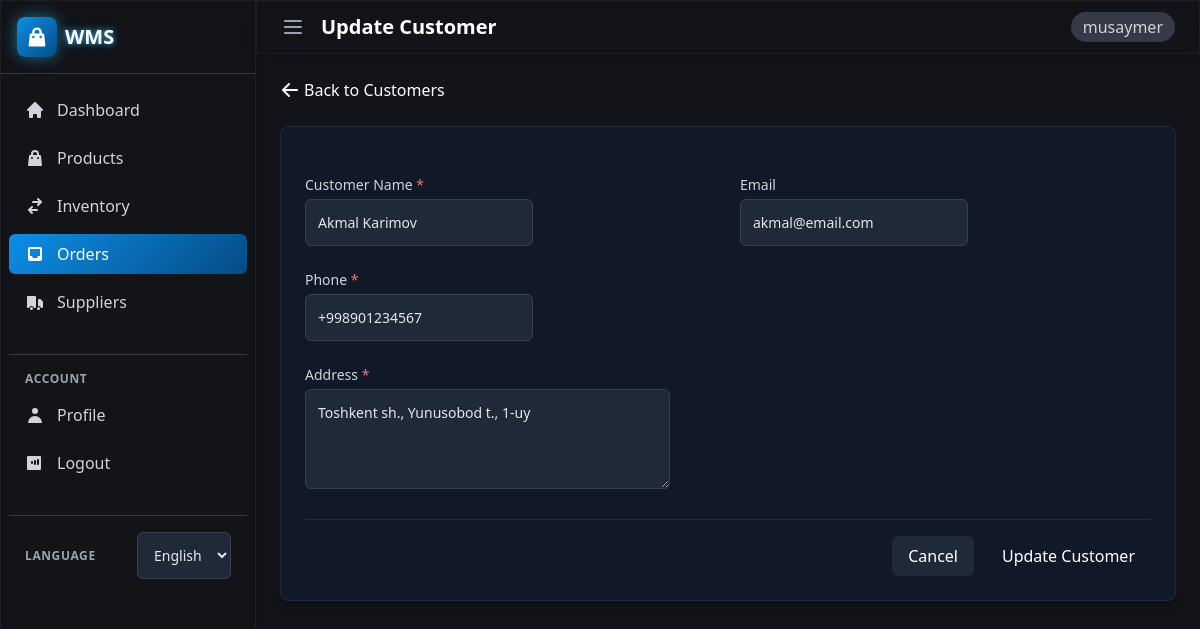
Screenshot of /orders/customers/1/update/ (signed in) with the database file from the repository.
### orders/models.py (models this page shows, shortened)
class Customer(models.Model):
    name = models.CharField(_("Customer Name"), max_length=200)
    email = models.EmailField(_("Email"), blank=True, null=True)
    phone = models.CharField(_("Phone"), max_length=20)
    address = models.TextField(_("Address"))
    created_at = models.DateTimeField(_("Created At"), auto_now_add=True)
    updated_at = models.DateTimeField(_("Updated At"), auto_now=True)
    class Meta:
        verbose_name = _("Customer")
        verbose_name_plural = _("Customers")

### orders/views.py (the view)
# urls.py: path('customers/<int:pk>/update/', views.customer_update, name='customer_update'),
@login_required
def customer_update(request, pk):
    customer = get_object_or_404(Customer, pk=pk)
    if request.method == 'POST':
        form = CustomerForm(request.POST, instance=customer)
        if form.is_valid():
            form.save()
            messages.success(request, _('Customer updated successfully.'))
            return redirect('customer_list')
    else:
        form = CustomerForm(instance=customer)
    context = {
        'form': form,
        'customer': customer,
        'title': _('Update Customer'),
    }
    return render(request, 'orders/customer_form.html', context)

### orders/forms.py
class CustomerForm(forms.ModelForm):
    class Meta:
        model = Customer
        fields = ['name', 'email', 'phone', 'address']
        widgets = {
            'name': forms.TextInput(attrs={'class': 'form-input'}),
            'email': forms.EmailInput(attrs={'class': 'form-input'}),
            'phone': forms.TextInput(attrs={'class': 'form-input'}),
            'address': forms.Textarea(attrs={'class': 'form-textarea', 'rows': 3}),
        }

### templates/orders/customer_form.html (shortened to what this page needs)
{% extends 'base.html' %}
{% load i18n %}
{% block header_title %}{{ title }}{% endblock %}
{% block content %}
<div class="mb-6 flex items-center">
    <a href="{% url 'customer_list' %}" class="text-primary-400 hover:text-primary-300 flex items-center">
        <svg xmlns="http://www.w3.org/2000/svg" class="h-5 w-5 mr-1" viewBox="0 0 20 20" fill="currentColor">
            <path fill-rule="evenodd" d="M9.707 16.707a1 1 0 01-1.414 0l-6-6a1 1 0 010-1.414l6-6a1 1 0 011.414 1.414L5.414 9H17a1 1 0 110 2H5.414l4.293 4.293a1 1 0 010 1.414z" clip-rule="evenodd" />
        </svg>
        {% trans "Back to Customers" %}
    </a>
</div>
<div class="bg-gray-900 rounded-lg shadow-lg p-6 border border-gray-800 animate-fade-in">
    <form method="post" class="space-y-6">
        <div class="grid grid-cols-1 md:grid-cols-2 gap-6">
            <div>
                <label for="{{ form.name.id_for_label }}" class="block text-sm font-medium text-gray-300 mb-1">
                    {% trans "Customer Name" %} <span class="text-red-400">*</span>
                </label>
                {{ form.name }}
            </div>
            <div>
                <label for="{{ form.email.id_for_label }}" class="block text-sm font-medium text-gray-300 mb-1">
                    {% trans "Email" %}
                </label>
                {{ form.email }}
            </div>
            <div>
                <label for="{{ form.phone.id_for_label }}" class="block text-sm font-medium text-gray-300 mb-1">
                    {% trans "Phone" %} <span class="text-red-400">*</span>
                </label>
                {{ form.phone }}
            </div>
            <div class="md:col-span-2">
                <label for="{{ form.address.id_for_label }}" class="block text-sm font-medium text-gray-300 mb-1">
                    {% trans "Address" %} <span class="text-red-400">*</span>
                </label>
                {{ form.address }}
            </div>
        </div>
        <div class="flex justify-end space-x-3 pt-4 border-t border-gray-800">
            <a href="{% url 'customer_list' %}" class="px-4 py-2 bg-gray-800 text-white rounded-md hover:bg-gray-700 focus:outline-none focus:ring-2 focus:ring-gray-500 focus:ring-offset-2 focus:ring-offset-gray-900 transition-colors">
                {% trans "Cancel" %}
            </a>
            <button type="submit" class="px-4 py-2 bg-primary-500 text-white rounded-md hover:bg-primary-600 focus:outline-none focus:ring-2 focus:ring-primary-500 focus:ring-offset-2 focus:ring-offset-gray-900 transition-colors">
                {% if customer %}{% trans "Update Customer" %}{% else %}{% trans "Create Customer" %}{% endif %}
            </button>
        </div>
    </form>
</div>
{% endblock %}

### templates/base.html (shortened to what this page needs)
{% load static %}
{% load i18n %}
<!DOCTYPE html>
<html lang="{{ LANGUAGE_CODE }}">
<head>
    <script src="https://cdn.tailwindcss.com"></script>
</head>
<body class="bg-dark-950 text-white min-h-screen flex flex-col">
    {% if user.is_authenticated %}
    <div class="flex h-screen overflow-hidden">
        <aside id="sidebar" class="glass w-64 fixed h-full transition-all duration-300 ease-in-out z-20 shadow-lg">
            <div class="flex items-center justify-between p-4 border-b border-dark-800">
                <div class="flex items-center space-x-2">
                    <div class="bg-gradient-brand p-2 rounded-lg shadow-glow">
                    </div>
                    <h1 class="text-xl font-bold neon-text">WMS</h1>
                </div>
            </div>
            <nav class="mt-4 px-2">
                <ul class="space-y-2">
                    <li>
                        <a href="{% url 'dashboard' %}" class="flex items-center px-4 py-2 text-gray-300 hover:bg-dark-800 hover:text-white rounded-md transition-colors group ">
                            <span>{% trans "Dashboard" %}</span>
                        </a>
                    </li>
                    <li>
                        <a href="{% url 'product_list' %}" class="flex items-center px-4 py-2 text-gray-300 hover:bg-dark-800 hover:text-white rounded-md transition-colors group ">
                            <span>{% trans "Products" %}</span>
                        </a>
                    </li>
                    <li>
                        <a href="{% url 'stock_movement_list' %}" class="flex items-center px-4 py-2 text-gray-300 hover:bg-dark-800 hover:text-white rounded-md transition-colors group ">
                            <span>{% trans "Inventory" %}</span>
                        </a>
                    </li>
                    <li>
                        <a href="{% url 'order_list' %}" class="flex items-center px-4 py-2 text-gray-300 hover:bg-dark-800 hover:text-white rounded-md transition-colors group {% if '/orders/' in request.path %}bg-gradient-brand text-white{% endif %}">
                            <svg xmlns="http://www.w3.org/2000/svg" class="h-5 w-5 mr-3 group-hover:text-brand-400" viewBox="0 0 20 20" fill="currentColor">
                                <path fill-rule="evenodd" d="M5 3a2 2 0 00-2 2v10a2 2 0 002 2h10a2 2 0 002-2V5a2 2 0 00-2-2H5zm0 2h10v7h-2l-1 2H8l-1-2H5V5z" clip-rule="evenodd" />
                            </svg>
                            <span>{% trans "Orders" %}</span>
                        </a>
                    </li>
                    <li>
                        <a href="{% url 'supplier_list' %}" class="flex items-center px-4 py-2 text-gray-300 hover:bg-dark-800 hover:text-white rounded-md transition-colors group ">
                            <span>{% trans "Suppliers" %}</span>
                        </a>
                    </li>
                </ul>
                <div class="mt-8 pt-4 border-t border-dark-800">
                    <h3 class="px-4 text-xs font-semibold text-gray-400 uppercase tracking-wider">
                        {% trans "Account" %}
                    </h3>
                    <ul class="mt-2 space-y-2">
                        <li>
                            <a href="{% url 'profile' %}" class="flex items-center px-4 py-2 text-gray-300 hover:bg-dark-800 hover:text-white rounded-md transition-colors group ">
                                <svg xmlns="http://www.w3.org/2000/svg" class="h-5 w-5 mr-3 group-hover:text-brand-400" viewBox="0 0 20 20" fill="currentColor">
                                    <path fill-rule="evenodd" d="M10 9a3 3 0 100-6 3 3 0 000 6zm-7 9a7 7 0 1114 0H3z" clip-rule="evenodd" />
                                </svg>
                                <span>{% trans "Profile" %}</span>
                            </a>
                        </li>
                        <li>
                            <a href="{% url 'logout' %}" class="flex items-center px-4 py-2 text-gray-300 hover:bg-dark-800 hover:text-white rounded-md transition-colors group">
                                <span>{% trans "Logout" %}</span>
                            </a>
                        </li>
                    </ul>
                </div>
                <div class="mt-8 pt-4 border-t border-dark-800">
                    <div class="px-4 flex items-center justify-between">
                        <h3 class="text-xs font-semibold text-gray-400 uppercase tracking-wider">
                            {% trans "Language" %}
                        </h3>
                        <form action="{% url 'set_language' %}" method="post" class="inline">
                            <select name="language" onchange="this.form.submit()" class="bg-dark-800 text-white text-sm rounded-md border-0 focus:ring-2 focus:ring-brand-500">
                                {% get_current_language as CURRENT_LANGUAGE %}
                                {% get_available_languages as LANGUAGES %}
                                {% for lang_code, lang_name in LANGUAGES %}
                                    <option value="{{ lang_code }}" {% if lang_code == CURRENT_LANGUAGE %}selected{% endif %}>
                                        {{ lang_name }}
                                    </option>
                                {% endfor %}
                            </select>
                        </form>
                    </div>
                </div>
            </nav>
        </aside>
        <div class="flex-1 ml-64 transition-all duration-300 ease-in-out main-content">
            <header class="glass shadow-md sticky top-0 z-10">
                <div class="flex items-center justify-between px-6 py-3">
                    <div class="flex items-center">
                        <button id="sidebar-toggle" class="text-gray-400 hover:text-white mr-4">
                            <svg xmlns="http://www.w3.org/2000/svg" class="h-6 w-6" fill="none" viewBox="0 0 24 24" stroke="currentColor">
                                <path stroke-linecap="round" stroke-linejoin="round" stroke-width="2" d="M4 6h16M4 12h16M4 18h16" />
                            </svg>
                        </button>
                        <h2 class="text-xl font-semibold">{% block header_title %}{% trans "Dashboard" %}{% endblock %}</h2>
                    </div>
                    <div class="flex items-center space-x-4">
                        <div class="relative">
                            <span class="text-gray-300 bg-dark-800 px-3 py-1 rounded-full">{{ user.username }}</span>
                        </div>
                    </div>
                </div>
            </header>
            <main class="p-6 page-content">
                {% block content %}{% endblock %}
            </main>
        </div>
    </div>
    {% endif %}
</body>
</html>

### templates/base.html (style rules this page uses)
.bg-gradient-brand { background: linear-gradient(135deg, #0c8ee7 0%, #064b84 100%); }
.glass { background: rgba(19, 20, 25, 0.7); backdrop-filter: blur(10px); -webkit-backdrop-filter: blur(10px); border: 1px solid rgba(255, 255, 255, 0.05); }
.neon-text { text-shadow: 0 0 5px rgba(56, 189, 248, 0.7), 0 0 10px rgba(56, 189, 248, 0.5); }
input, select, textarea { background-color: #1f2937 !important; border: 1px solid #374151 !important; border-radius: 0.375rem !important; padding: 0.75rem !important; color: #e5e7eb !important; transition: all 0.2s ease !important; font-size: 0.875rem !important; }
textarea { min-height: 100px !important; resize: vertical !important; }

### rows the page displays
Customer: name "Akmal Karimov", email "akmal@email.com", phone "+998901234567", address "Toshkent sh., Yunusobod t., 1-uy"

### other values shown
{{ title }} "Update Customer"
{{ user.username }} "musaymer"
form field language "English"
